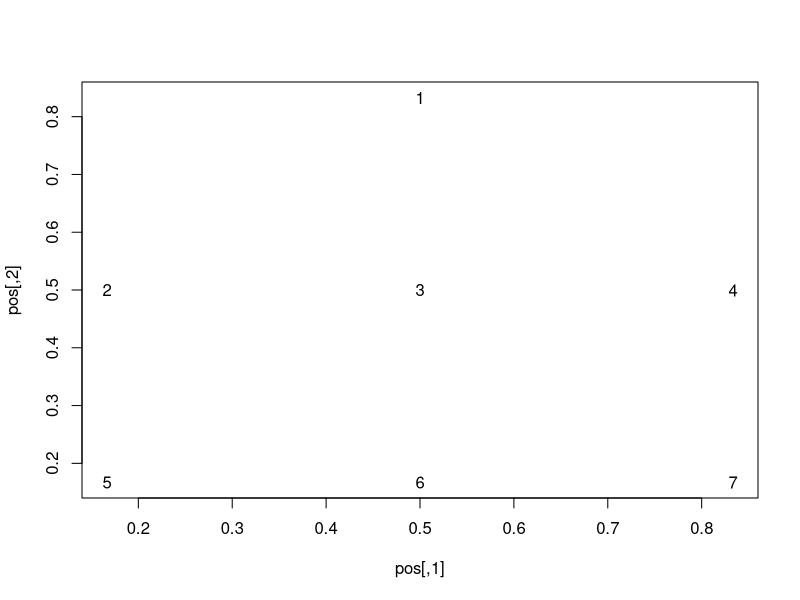
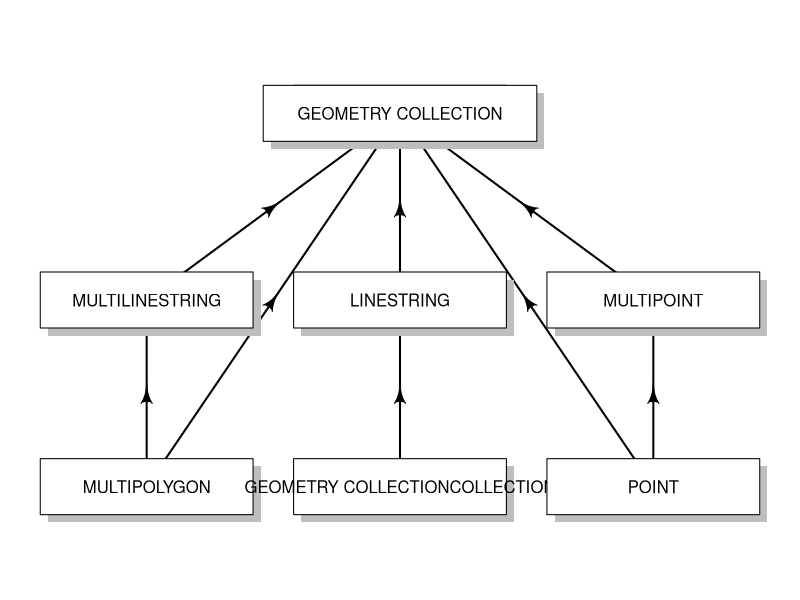
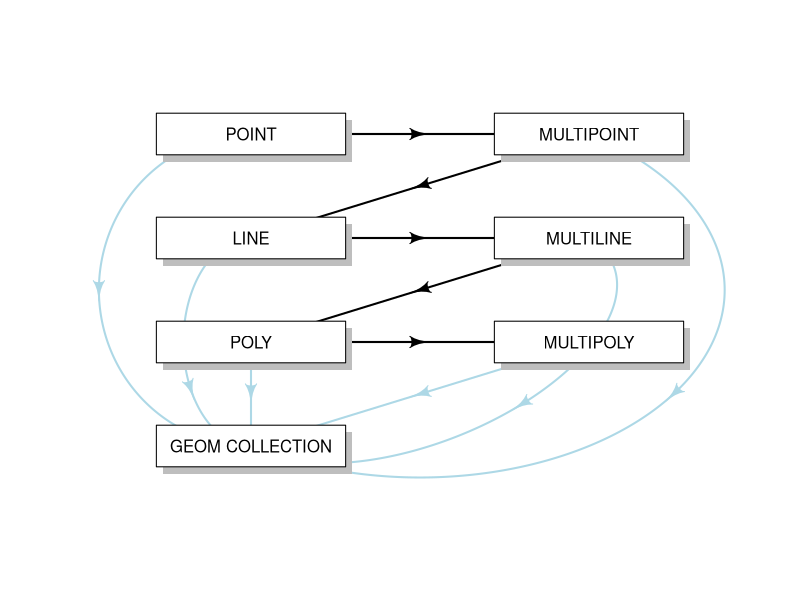

Write the R code that produced these figures, in order.
# Aim: create diagram representing sf classes
library(sf)
library(diagram)
sf_classes = getClasses(where = asNamespace("sf"))
n = sf_classes[grepl(pattern = "sfc_", sf_classes)]
n = gsub(pattern = "sfc_", replacement = "", n)
n = gsub(pattern = "GEOMETRY", replacement = "GEOMETRY COLLECTION", n)
n = sort(n)[c(1, 4, 3, 5, 6, 2, 7)]

# see https://davetang.org/muse/2017/03/31/creating-flowchart-using-r/
png(filename = "figures/sf-classes.png", width = 600, height = 500)
# openplotmat()
pos <- coordinates(c(1, 3, 3))
plot(pos, type = 'n')
text(pos)
par(mar = rep(1, 4))
openplotmat()
straightarrow(from = pos[5, ], to = pos[2, ])
straightarrow(from = pos[5, ], to = pos[1, ])
straightarrow(from = pos[6, ], to = pos[3, ])
straightarrow(from = pos[7, ], to = pos[4, ])
straightarrow(from = pos[7, ], to = pos[1, ])
straightarrow(from = pos[2, ], to = pos[1, ])
straightarrow(from = pos[3, ], to = pos[1, ])
straightarrow(from = pos[4, ], to = pos[1, ])
for(i in seq_along(n))
  textrect(mid = pos[i,], radx = 0.14, rady = 0.05, lab = n[i])
i = 1
textrect(mid = pos[i,], radx = 0.18, rady = 0.05, lab = n[i])
dev.off()

## attempt with DiagrammR -----
# nodes = create_node_df(n = length(n), label = n, shape = "rectangle", width = 3, )
# graph_attrs <- c("layout = circo",
#                  "overlap = false",
#                  "fixedsize = true",
#                  "ranksep = 3",
#                  "outputorder = edgesfirst")
# edges = create_edge_df(from = c(1, 2, 3, 4, 5, 6),
#                        to = c(4, 5, 6, 7, 7, 7))
# g = create_graph(nodes_df = nodes, edges_df = edges)
# 
# render_graph(g, layout = "forceDirected")
# export_graph(g,file_name = "f.gexf", file_type = "gexf")


#**********************************************************
# JANNES---------------------------------------------------
#**********************************************************

n = c("POINT", "MULTIPOINT", "LINE", "MULTILINE", "POLY", "MULTIPOLY", 
      "GEOM COLLECTION")
pos = coordinates(rep(2, 4))
# plot(pos, type = 'n')
# text(pos)

png(filename = "figures/sf-classes-jannes.png", width = 600, height = 500)
openplotmat()
mapply(function(i, ii) {
  straightarrow(from = pos[i, ], to = pos[ii, ])
}, i = 1:5, ii = 2:6)

curvedarrow(from = pos[1, ], to = pos[7, ], curve = 0.3, lcol = "lightblue")
curvedarrow(from = pos[2, ], to = pos[7, ], curve = -0.5, lcol = "lightblue")
curvedarrow(from = pos[3, ], to = pos[7, ], curve = 0.2, lcol = "lightblue", 
            arr.pos = 0.65)
curvedarrow(from = pos[4, ], to = pos[7, ], curve = -0.3, lcol = "lightblue")
straightarrow(from = pos[5, ], to = pos[7, ], lcol = "lightblue")
straightarrow(pos[6, ], pos[7, ], lcol = "lightblue")

for (i in 1:7) {
  textrect(mid = pos[i,], radx = 0.14, rady = 0.05, lab = n[i])
}
dev.off()
